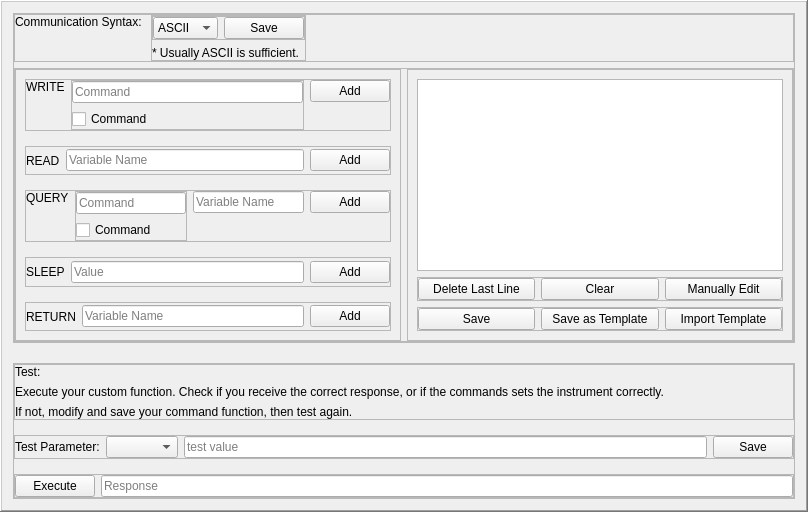
           <widget class="QFrame" name="frame_27">
            <property name="frameShape">
             <enum>QFrame::WinPanel</enum>
            </property>
            <property name="frameShadow">
             <enum>QFrame::Raised</enum>
            </property>
            <layout class="QVBoxLayout" name="verticalLayout_13">
             <property name="spacing">
              <number>20</number>
             </property>
             <item>
              <widget class="QFrame" name="frame_22">
               <property name="frameShape">
                <enum>QFrame::StyledPanel</enum>
               </property>
               <property name="frameShadow">
                <enum>QFrame::Raised</enum>
               </property>
               <layout class="QVBoxLayout" name="verticalLayout_10">
                <property name="leftMargin">
                 <number>0</number>
                </property>
                <property name="topMargin">
                 <number>0</number>
                </property>
                <property name="rightMargin">
                 <number>0</number>
                </property>
                <property name="bottomMargin">
                 <number>0</number>
                </property>
                <item>
                 <widget class="QFrame" name="frame_10">
                  <property name="frameShape">
                   <enum>QFrame::StyledPanel</enum>
                  </property>
                  <property name="frameShadow">
                   <enum>QFrame::Raised</enum>
                  </property>
                  <layout class="QHBoxLayout" name="horizontalLayout_5">
                   <property name="leftMargin">
                    <number>0</number>
                   </property>
                   <property name="topMargin">
                    <number>0</number>
                   </property>
                   <property name="rightMargin">
                    <number>0</number>
                   </property>
                   <property name="bottomMargin">
                    <number>0</number>
                   </property>
                   <item alignment="Qt::AlignTop">
                    <widget class="QLabel" name="label_11">
                     <property name="text">
                      <string>Communication Syntax: </string>
                     </property>
                    </widget>
                   </item>
                   <item>
                    <widget class="QFrame" name="frame_9">
                     <property name="frameShape">
                      <enum>QFrame::StyledPanel</enum>
                     </property>
                     <property name="frameShadow">
                      <enum>QFrame::Raised</enum>
                     </property>
                     <layout class="QVBoxLayout" name="verticalLayout_5">
                      <property name="leftMargin">
                       <number>0</number>
                      </property>
                      <property name="topMargin">
                       <number>0</number>
                      </property>
                      <property name="rightMargin">
                       <number>0</number>
                      </property>
                      <property name="bottomMargin">
                       <number>0</number>
                      </property>
                      <item>
                       <widget class="QFrame" name="frame_43">
                        <property name="frameShape">
                         <enum>QFrame::StyledPanel</enum>
                        </property>
                        <property name="frameShadow">
                         <enum>QFrame::Raised</enum>
                        </property>
                        <layout class="QHBoxLayout" name="horizontalLayout_27">
                         <property name="leftMargin">
                          <number>0</number>
                         </property>
                         <property name="topMargin">
                          <number>0</number>
                         </property>
                         <property name="rightMargin">
                          <number>0</number>
                         </property>
                         <property name="bottomMargin">
                          <number>0</number>
                         </property>
                         <item>
                          <widget class="QComboBox" name="comSystemComboBox">
                           <property name="sizePolicy">
                            <sizepolicy hsizetype="Maximum" vsizetype="Fixed">
                             <horstretch>0</horstretch>
                             <verstretch>0</verstretch>
                            </sizepolicy>
                           </property>
                           <item>
                            <property name="text">
                             <string>ASCII</string>
                            </property>
                           </item>
                           <item>
                            <property name="text">
                             <string>Binary</string>
                            </property>
                           </item>
                          </widget>
                         </item>
                         <item>
                          <widget class="QPushButton" name="comSystemSaveButton">
                           <property name="text">
                            <string>Save</string>
                           </property>
                          </widget>
                         </item>
                        </layout>
                       </widget>
                      </item>
                      <item>
                       <widget class="QLabel" name="label_12">
                        <property name="text">
                         <string>* Usually ASCII is sufficient.</string>
                        </property>
                       </widget>
                      </item>
                     </layout>
                    </widget>
                   </item>
                   <item>
                    <spacer name="horizontalSpacer_2">
                     <property name="orientation">
                      <enum>Qt::Horizontal</enum>
                     </property>
                     <property name="sizeHint" stdset="0">
                      <size>
                       <width>487</width>
                       <height>20</height>
                      </size>
                     </property>
                    </spacer>
                   </item>
                  </layout>
                 </widget>
                </item>
                <item>
                 <widget class="QFrame" name="frame_21">
                  <property name="frameShape">
                   <enum>QFrame::StyledPanel</enum>
                  </property>
                  <property name="frameShadow">
                   <enum>QFrame::Raised</enum>
                  </property>
                  <layout class="QHBoxLayout" name="horizontalLayout_12">
                   <property name="leftMargin">
                    <number>0</number>
                   </property>
                   <property name="topMargin">
                    <number>0</number>
                   </property>
                   <property name="rightMargin">
                    <number>0</number>
                   </property>
                   <property name="bottomMargin">
                    <number>0</number>
                   </property>
                   <item>
                    <widget class="QFrame" name="frame_17">
                     <property name="frameShape">
                      <enum>QFrame::StyledPanel</enum>
                     </property>
                     <property name="frameShadow">
                      <enum>QFrame::Raised</enum>
                     </property>
                     <layout class="QVBoxLayout" name="verticalLayout_8">
                      <property name="spacing">
                       <number>15</number>
                      </property>
                      <item>
                       <widget class="QFrame" name="frame_12">
                        <property name="frameShape">
                         <enum>QFrame::StyledPanel</enum>
                        </property>
                        <property name="frameShadow">
                         <enum>QFrame::Raised</enum>
                        </property>
                        <layout class="QHBoxLayout" name="horizontalLayout_6">
                         <property name="leftMargin">
                          <number>0</number>
                         </property>
                         <property name="topMargin">
                          <number>0</number>
                         </property>
                         <property name="rightMargin">
                          <number>0</number>
                         </property>
                         <property name="bottomMargin">
                          <number>0</number>
                         </property>
                         <item alignment="Qt::AlignTop">
                          <widget class="QLabel" name="label_9">
                           <property name="text">
                            <string>WRITE</string>
                           </property>
                          </widget>
                         </item>
                         <item>
                          <widget class="QFrame" name="frame_11">
                           <property name="frameShape">
                            <enum>QFrame::StyledPanel</enum>
                           </property>
                           <property name="frameShadow">
                            <enum>QFrame::Raised</enum>
                           </property>
                           <layout class="QVBoxLayout" name="verticalLayout_6">
                            <property name="leftMargin">
                             <number>0</number>
                            </property>
                            <property name="topMargin">
                             <number>0</number>
                            </property>
                            <property name="rightMargin">
                             <number>0</number>
                            </property>
                            <property name="bottomMargin">
                             <number>0</number>
                            </property>
                            <item>
                             <widget class="QLineEdit" name="writeLineEdit">
                              <property name="text">
                               <string/>
                              </property>
                              <property name="placeholderText">
                               <string>Command</string>
                              </property>
                             </widget>
                            </item>
                            <item>
                             <widget class="QCheckBox" name="writeCommandCheckBox">
                              <property name="text">
                               <string>Command</string>
                              </property>
                              <property name="checkable">
                               <bool>true</bool>
                              </property>
                             </widget>
                            </item>
                           </layout>
                          </widget>
                         </item>
                         <item alignment="Qt::AlignTop">
                          <widget class="QPushButton" name="writeAddButton">
                           <property name="text">
                            <string>Add</string>
                           </property>
                          </widget>
                         </item>
                        </layout>
                       </widget>
                      </item>
                      <item>
                       <widget class="QFrame" name="frame_16">
                        <property name="frameShape">
                         <enum>QFrame::StyledPanel</enum>
                        </property>
                        <property name="frameShadow">
                         <enum>QFrame::Raised</enum>
                        </property>
                        <layout class="QHBoxLayout" name="horizontalLayout_9">
                         <property name="leftMargin">
                          <number>0</number>
                         </property>
                         <property name="topMargin">
                          <number>0</number>
                         </property>
                         <property name="rightMargin">
                          <number>0</number>
                         </property>
                         <property name="bottomMargin">
                          <number>0</number>
                         </property>
                         <item>
                          <widget class="QLabel" name="label_10">
                           <property name="text">
                            <string>READ</string>
                           </property>
                          </widget>
                         </item>
                         <item>
                          <widget class="QLineEdit" name="readVariableLineEdit">
                           <property name="placeholderText">
                            <string>Variable Name</string>
                           </property>
                          </widget>
                         </item>
                         <item>
                          <widget class="QPushButton" name="readAddButton">
                           <property name="sizePolicy">
                            <sizepolicy hsizetype="Fixed" vsizetype="Fixed">
                             <horstretch>0</horstretch>
                             <verstretch>0</verstretch>
                            </sizepolicy>
                           </property>
                           <property name="text">
                            <string>Add</string>
                           </property>
                          </widget>
                         </item>
                        </layout>
                       </widget>
                      </item>
                      <item>
                       <widget class="QFrame" name="frame_13">
                        <property name="frameShape">
                         <enum>QFrame::StyledPanel</enum>
                        </property>
                        <property name="frameShadow">
                         <enum>QFrame::Raised</enum>
                        </property>
                        <layout class="QHBoxLayout" name="horizontalLayout_7">
                         <property name="leftMargin">
                          <number>0</number>
                         </property>
                         <property name="topMargin">
                          <number>0</number>
                         </property>
                         <property name="rightMargin">
                          <number>0</number>
                         </property>
                         <property name="bottomMargin">
                          <number>0</number>
                         </property>
                         <item alignment="Qt::AlignTop">
                          <widget class="QLabel" name="label_26">
                           <property name="text">
                            <string>QUERY</string>
                           </property>
                          </widget>
                         </item>
                         <item>
                          <widget class="QFrame" name="frame_14">
                           <property name="frameShape">
                            <enum>QFrame::StyledPanel</enum>
                           </property>
                           <property name="frameShadow">
                            <enum>QFrame::Raised</enum>
                           </property>
                           <layout class="QVBoxLayout" name="verticalLayout_7">
                            <property name="leftMargin">
                             <number>0</number>
                            </property>
                            <property name="topMargin">
                             <number>0</number>
                            </property>
                            <property name="rightMargin">
                             <number>0</number>
                            </property>
                            <property name="bottomMargin">
                             <number>0</number>
                            </property>
                            <item>
                             <widget class="QLineEdit" name="queryCommandLineEdit">
                              <property name="text">
                               <string/>
                              </property>
                              <property name="placeholderText">
                               <string>Command</string>
                              </property>
                             </widget>
                            </item>
                            <item>
                             <widget class="QCheckBox" name="queryCommandCheckBox">
                              <property name="text">
                               <string>Command</string>
                              </property>
                             </widget>
                            </item>
                           </layout>
                          </widget>
                         </item>
                         <item alignment="Qt::AlignTop">
                          <widget class="QLineEdit" name="queryVariableLineEdit">
                           <property name="placeholderText">
                            <string>Variable Name</string>
                           </property>
                          </widget>
                         </item>
                         <item alignment="Qt::AlignTop">
                          <widget class="QPushButton" name="queryAddButton">
                           <property name="text">
                            <string>Add</string>
                           </property>
                          </widget>
                         </item>
                        </layout>
                       </widget>
                      </item>
                      <item>
                       <widget class="QFrame" name="frame_15">
                        <property name="frameShape">
                         <enum>QFrame::StyledPanel</enum>
                        </property>
                        <property name="frameShadow">
                         <enum>QFrame::Raised</enum>
                        </property>
                        <layout class="QHBoxLayout" name="horizontalLayout_8">
                         <property name="leftMargin">
                          <number>0</number>
                         </property>
                         <property name="topMargin">
                          <number>0</number>
                         </property>
                         <property name="rightMargin">
                          <number>0</number>
                         </property>
                         <property name="bottomMargin">
                          <number>0</number>
                         </property>
                         <item>
                          <widget class="QLabel" name="label_27">
                           <property name="text">
                            <string>SLEEP</string>
                           </property>
                          </widget>
                         </item>
                         <item>
                          <widget class="QLineEdit" name="sleepLineEdit">
                           <property name="placeholderText">
                            <string>Value</string>
                           </property>
                          </widget>
                         </item>
                         <item>
                          <widget class="QPushButton" name="sleepAddButton">
                           <property name="text">
                            <string>Add</string>
                           </property>
                          </widget>
                         </item>
                        </layout>
                       </widget>
                      </item>
                      <item>
                       <widget class="QFrame" name="frame_44">
                        <property name="frameShape">
                         <enum>QFrame::StyledPanel</enum>
                        </property>
                        <property name="frameShadow">
                         <enum>QFrame::Raised</enum>
                        </property>
                        <layout class="QHBoxLayout" name="horizontalLayout_21">
                         <property name="leftMargin">
                          <number>0</number>
                         </property>
                         <property name="topMargin">
                          <number>0</number>
                         </property>
                         <property name="rightMargin">
                          <number>0</number>
                         </property>
                         <property name="bottomMargin">
                          <number>0</number>
                         </property>
                         <item>
                          <widget class="QLabel" name="label_28">
                           <property name="text">
                            <string>RETURN</string>
                           </property>
                          </widget>
                         </item>
                         <item>
                          <widget class="QLineEdit" name="returnLineEdit">
                           <property name="placeholderText">
                            <string>Variable Name</string>
                           </property>
                          </widget>
                         </item>
                         <item>
                          <widget class="QPushButton" name="returnAddButton">
                           <property name="text">
                            <string>Add</string>
                           </property>
                          </widget>
                         </item>
                        </layout>
                       </widget>
                      </item>
                     </layout>
                    </widget>
                   </item>
                   <item>
                    <widget class="QFrame" name="frame_20">
                     <property name="frameShape">
                      <enum>QFrame::StyledPanel</enum>
                     </property>
                     <property name="frameShadow">
                      <enum>QFrame::Raised</enum>
                     </property>
                     <layout class="QVBoxLayout" name="verticalLayout_9">
                      <item>
                       <widget class="QPlainTextEdit" name="functionDisplay">
                        <property name="readOnly">
                         <bool>true</bool>
                        </property>
                       </widget>
                      </item>
                      <item>
                       <widget class="QFrame" name="frame_18">
                        <property name="frameShape">
                         <enum>QFrame::StyledPanel</enum>
                        </property>
                        <property name="frameShadow">
                         <enum>QFrame::Raised</enum>
                        </property>
                        <layout class="QHBoxLayout" name="horizontalLayout_10">
                         <property name="leftMargin">
                          <number>0</number>
                         </property>
                         <property name="topMargin">
                          <number>0</number>
                         </property>
                         <property name="rightMargin">
                          <number>0</number>
                         </property>
                         <property name="bottomMargin">
                          <number>0</number>
                         </property>
                         <item>
                          <widget class="QPushButton" name="functionDelete">
                           <property name="text">
                            <string>Delete Last Line</string>
                           </property>
                          </widget>
                         </item>
                         <item>
                          <widget class="QPushButton" name="functionClear">
                           <property name="text">
                            <string>Clear</string>
                           </property>
                          </widget>
                         </item>
                         <item>
                          <widget class="QPushButton" name="functionEdit">
                           <property name="text">
                            <string>Manually Edit</string>
                           </property>
                          </widget>
                         </item>
                        </layout>
                       </widget>
                      </item>
                      <item>
                       <widget class="QFrame" name="frame_19">
                        <property name="frameShape">
                         <enum>QFrame::StyledPanel</enum>
                        </property>
                        <property name="frameShadow">
                         <enum>QFrame::Raised</enum>
                        </property>
                        <layout class="QHBoxLayout" name="horizontalLayout_11">
                         <property name="leftMargin">
                          <number>0</number>
                         </property>
                         <property name="topMargin">
                          <number>0</number>
                         </property>
                         <property name="rightMargin">
                          <number>0</number>
                         </property>
                         <property name="bottomMargin">
                          <number>0</number>
                         </property>
                         <item>
                          <widget class="QPushButton" name="functionSave">
                           <property name="text">
                            <string>Save</string>
                           </property>
                          </widget>
                         </item>
                         <item>
                          <widget class="QPushButton" name="functionSaveAsTemplate">
                           <property name="text">
                            <string>Save as Template</string>
                           </property>
                          </widget>
                         </item>
                         <item>
                          <widget class="QPushButton" name="functionImportTemplate">
                           <property name="text">
                            <string>Import Template</string>
                           </property>
                          </widget>
                         </item>
                        </layout>
                       </widget>
                      </item>
                     </layout>
                    </widget>
                   </item>
                  </layout>
                 </widget>
                </item>
               </layout>
              </widget>
             </item>
             <item>
              <widget class="QFrame" name="frame_26">
               <property name="frameShape">
                <enum>QFrame::StyledPanel</enum>
               </property>
               <property name="frameShadow">
                <enum>QFrame::Raised</enum>
               </property>
               <layout class="QVBoxLayout" name="verticalLayout_12">
                <property name="spacing">
                 <number>15</number>
                </property>
                <property name="leftMargin">
                 <number>0</number>
                </property>
                <property name="topMargin">
                 <number>0</number>
                </property>
                <property name="rightMargin">
                 <number>0</number>
                </property>
                <property name="bottomMargin">
                 <number>0</number>
                </property>
                <item>
                 <widget class="QFrame" name="frame_23">
                  <property name="frameShape">
                   <enum>QFrame::StyledPanel</enum>
                  </property>
                  <property name="frameShadow">
                   <enum>QFrame::Raised</enum>
                  </property>
                  <layout class="QVBoxLayout" name="verticalLayout_11">
                   <property name="leftMargin">
                    <number>0</number>
                   </property>
                   <property name="topMargin">
                    <number>0</number>
                   </property>
                   <property name="rightMargin">
                    <number>0</number>
                   </property>
                   <property name="bottomMargin">
                    <number>0</number>
                   </property>
                   <item>
                    <widget class="QLabel" name="label_13">
                     <property name="text">
                      <string>Test:</string>
                     </property>
                    </widget>
                   </item>
                   <item>
                    <widget class="QLabel" name="label_14">
                     <property name="text">
                      <string>Execute your custom function. Check if you receive the correct response, or if the commands sets the instrument correctly.</string>
                     </property>
                    </widget>
                   </item>
                   <item>
                    <widget class="QLabel" name="label_15">
                     <property name="text">
                      <string>If not, modify and save your command function, then test again.</string>
                     </property>
                    </widget>
                   </item>
                  </layout>
                 </widget>
                </item>
                <item>
                 <widget class="QFrame" name="frame_24">
                  <property name="frameShape">
                   <enum>QFrame::StyledPanel</enum>
                  </property>
                  <property name="frameShadow">
                   <enum>QFrame::Raised</enum>
                  </property>
                  <layout class="QHBoxLayout" name="horizontalLayout_13">
                   <property name="leftMargin">
                    <number>0</number>
                   </property>
                   <property name="topMargin">
                    <number>0</number>
                   </property>
                   <property name="rightMargin">
                    <number>0</number>
                   </property>
                   <property name="bottomMargin">
                    <number>0</number>
                   </property>
                   <item>
                    <widget class="QLabel" name="label_20">
                     <property name="text">
                      <string>Test Parameter:</string>
                     </property>
                    </widget>
                   </item>
                   <item>
                    <widget class="QComboBox" name="testComboBox"/>
                   </item>
                   <item>
                    <widget class="QLineEdit" name="testValue">
                     <property name="placeholderText">
                      <string>test value</string>
                     </property>
                    </widget>
                   </item>
                   <item>
                    <widget class="QPushButton" name="testSave">
                     <property name="text">
                      <string>Save</string>
                     </property>
                    </widget>
                   </item>
                  </layout>
                 </widget>
                </item>
                <item>
                 <widget class="QFrame" name="frame_25">
                  <property name="frameShape">
                   <enum>QFrame::StyledPanel</enum>
                  </property>
                  <property name="frameShadow">
                   <enum>QFrame::Raised</enum>
                  </property>
                  <layout class="QHBoxLayout" name="horizontalLayout_14">
                   <property name="leftMargin">
                    <number>0</number>
                   </property>
                   <property name="topMargin">
                    <number>0</number>
                   </property>
                   <property name="rightMargin">
                    <number>0</number>
                   </property>
                   <property name="bottomMargin">
                    <number>0</number>
                   </property>
                   <item>
                    <widget class="QPushButton" name="testExecute">
                     <property name="text">
                      <string>Execute</string>
                     </property>
                    </widget>
                   </item>
                   <item>
                    <widget class="QLineEdit" name="testResponse">
                     <property name="placeholderText">
                      <string>Response</string>
                     </property>
                    </widget>
                   </item>
                  </layout>
                 </widget>
                </item>
               </layout>
              </widget>
             </item>
            </layout>
           </widget>
